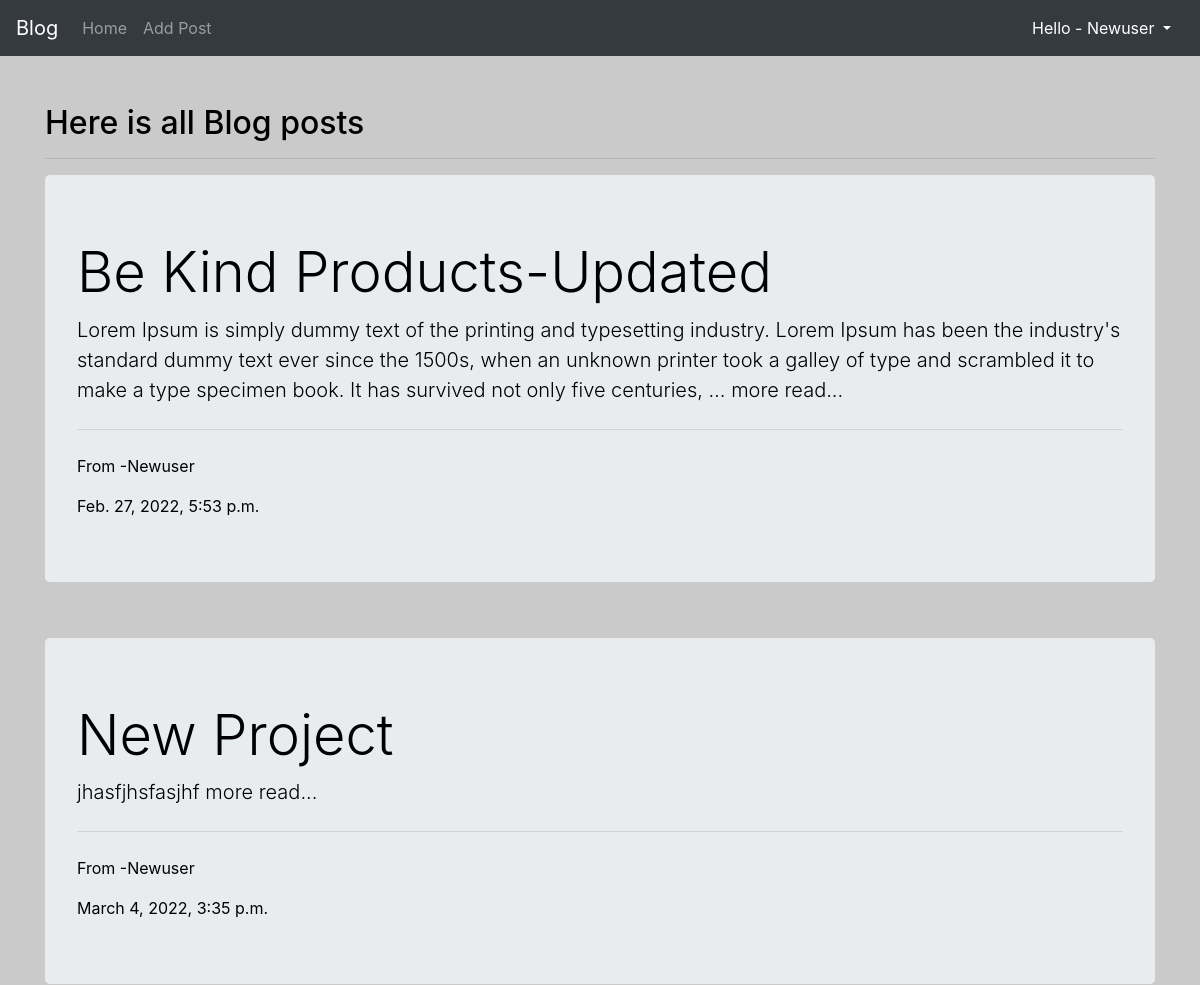
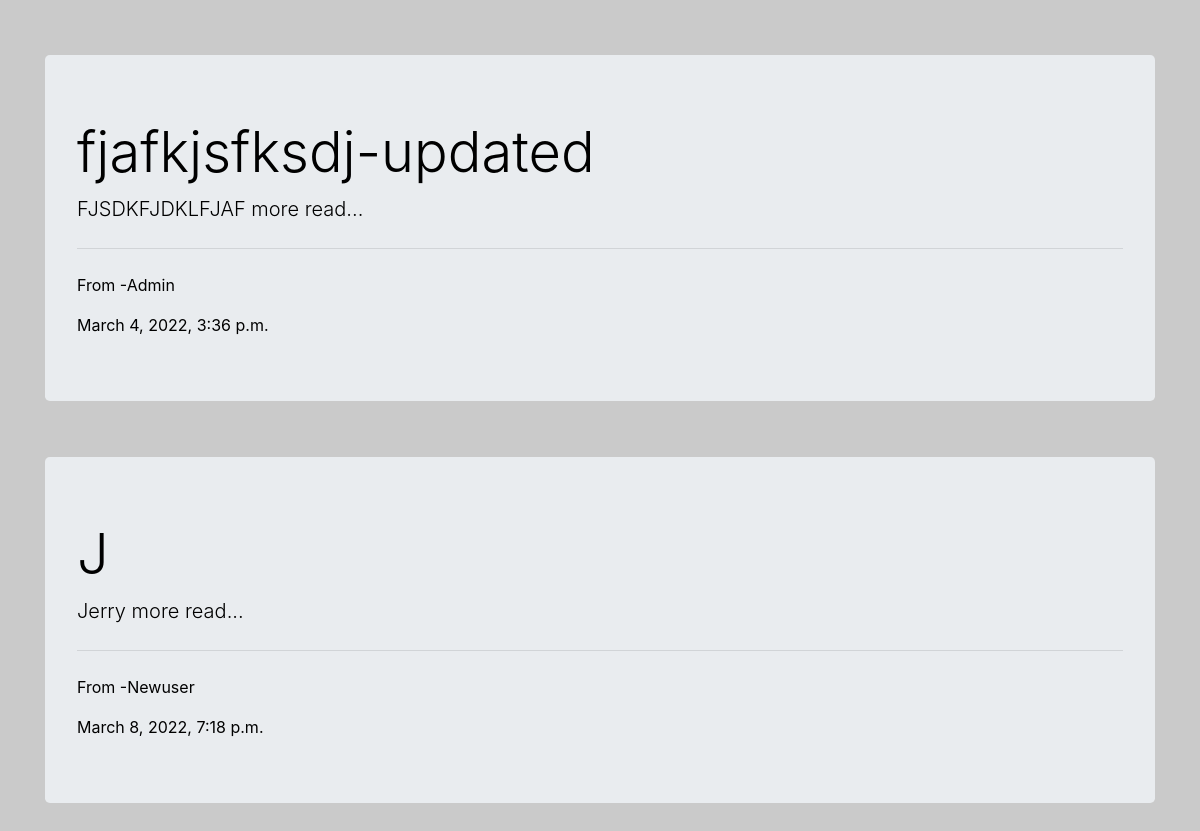
Screenshot of / (signed in) with the database file from the repository (2 pictures, top to bottom).
### webapp/models.py (models this page shows, shortened)
class Post(models.Model):
    title = models.CharField(max_length=200)
    content = models.TextField()
    date_posted = models.DateTimeField(default=timezone.now)
    author = models.ForeignKey(User, on_delete=models.CASCADE)

### webapp/views.py (the view)
# urls.py: path('', views.project, name='home'),
def project(request):
    post = Post.objects.all()
    context = {'post':post}
    return render(request,'webapp/project.html',context)

### webapp/templates/webapp/project.html (shortened to what this page needs)
{% extends 'main.html' %} {% block content %}
{% load static %}
<div class="container">
  {% if user.is_authenticated %}
  <br><br>
  <h2>Here is all Blog posts</h2>
  <hr />
  {% for x in post %}
<div class="jumbotron">
  <h1 class="display-4">{{x.title}}</h1>
  <p class="lead">{{x.content|safe|truncatewords:"50"}} <a href="{% url 'about' x.id%}">  more read...</a></p>
  <hr class="my-4">
  <p>From -{{x.author|title}}</p>
  {{x.date_posted}}
</div>
  <br />
{% endfor %} {% endif %}
</div>
{% endblock content %}

### templates/main.html
{% include 'nav.html' %}
{% block content %}
{% endblock content %}

### templates/nav.html (shortened to what this page needs)
<!DOCTYPE html>
<html lang="en">
  <head>
    <link
      rel="stylesheet"
      href="https://cdn.jsdelivr.net/npm/bootstrap@4.3.1/dist/css/bootstrap.min.css"
/>
{% load static %}
<link rel="stylesheet" href="{% static 'blog/css/style.css' %}">
  </head>
  <body>
    <nav class="navbar navbar-expand-lg navbar-dark bg-dark">
      <a class="navbar-brand" href="#">Blog</a>
      <div class="collapse navbar-collapse" id="navbarTogglerDemo02">
        <ul class="navbar-nav mr-auto mt-2 mt-lg-0">
          <li class="nav-item">
            <a class="nav-link" href="{% url 'home' %}"
              >Home <span class="sr-only">(current)</span></a
            >
          </li>
          {% if user.is_authenticated %}
          <li class="nav-item">
            <a class="nav-link" href="{% url 'createPost' %}">Add Post</a>
          </li>
          {% endif %}
        </ul>
        {% if user.is_authenticated %}
        <form class="form-inline my-2 my-sm-0">
          <div class="btn-group">
            <button
              type="button"
              class="btn btn-dark dropdown-toggle"
              data-toggle="dropdown"
              aria-haspopup="true"
              aria-expanded="false"
            >
              Hello - {{request.user|title}}
            </button>
          </div>
        </form>
        {% endif %}
      </div>
    </nav>
  </body>
</html>

### static/blog/css/style.css (style rules this page uses)
body { background-color: rgb(202, 202, 202); color: rgb(0, 0, 0); }
a { color: black; }
.lead { color: black; }

### rows the page displays
Post: title "Be Kind Products-Updated", content "Lorem Ipsum is simply dummy text of the printing and typesetting industry. Lorem Ipsum has been the industry's standard dummy text ever since the 1500s, when an unknown printer took a galley of type and scrambled it to make a type specimen book. It has survived not only five centuries, …", author "Newuser", date_posted "Feb. 27, 2022, 5:53 p.m."
Post: title "New Project", content "jhasfjhsfasjhf", author "Newuser", date_posted "March 4, 2022, 3:35 p.m."
Post: title "fjafkjsfksdj-updated", content "FJSDKFJDKLFJAF", author "Admin", date_posted "March 4, 2022, 3:36 p.m."
Post: title "J", content "Jerry", author "Newuser", date_posted "March 8, 2022, 7:18 p.m."

### other values shown
{{ request.user|title }} "Newuser"
